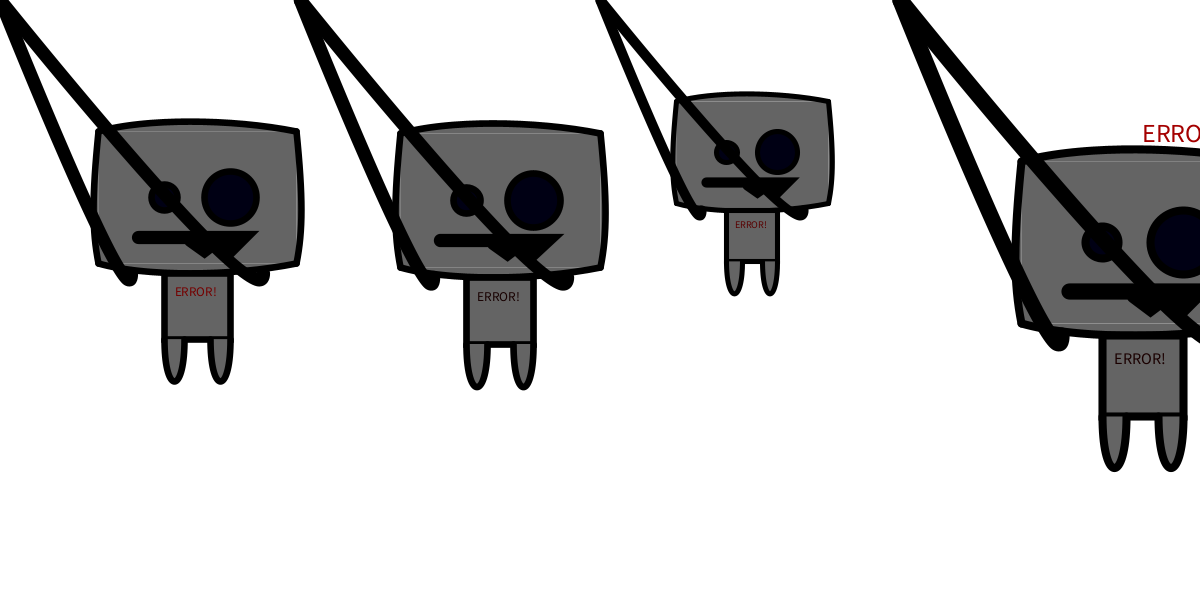
Frame 1 (no input)
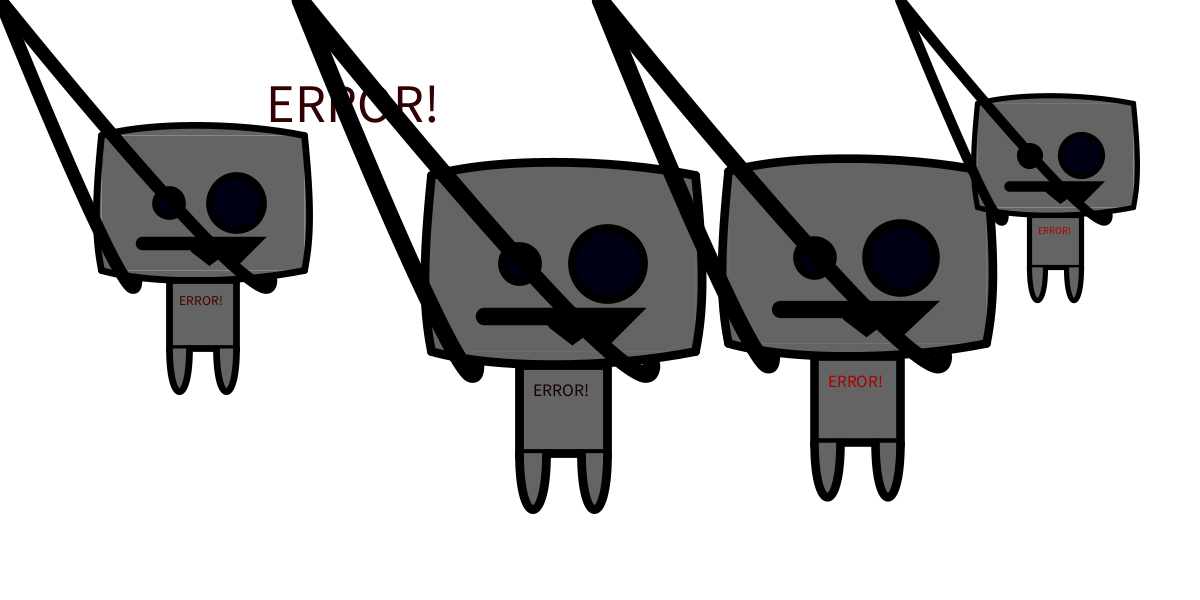
Frame 60 (the mouse pressed at the canvas centre just before this capture)
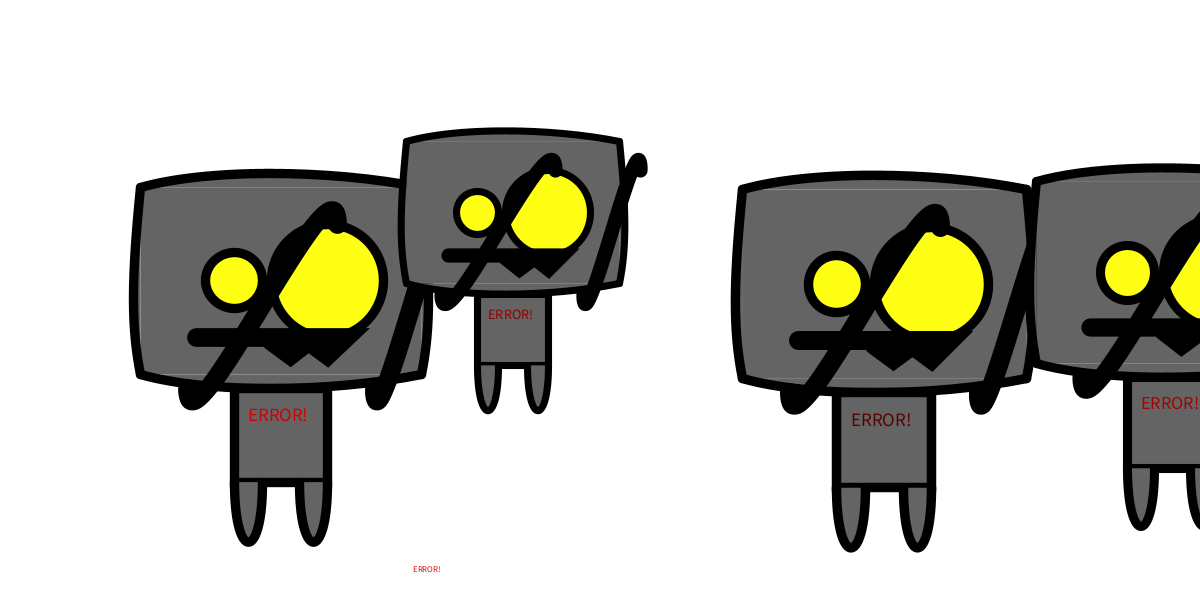
Frame 120 (the mouse held since frame 60 and released just before this capture)

The Processing sketch that drew these frames (run headless with seeded random() and noise(); from frame 60 on, the mouse is pressed at the canvas centre):

// Processing sketch: processing_142990
// ── processing_142990.pde

float x = mouseX;
  float y = mouseY;
  int eyeRadius=40;

void setup() {
  size(1200,600);
  smooth();
 

}
 
void draw() {
  background(255);
   frameRate (5);
   

  fill(random(255),0,0);
  textSize(random(100));
  text("ERROR!",random(width),random(height));


for(int p =0; p <width; p += 300){
  int gray= int(random(0,100));
float scalar =random(0.5,1.0);

robot( p, 0, gray, scalar);

}
 
 

}
void robot(int i,int j,int g, float s) {

  pushMatrix();
   x = mouseX;
   y = mouseY;

 
  translate(i,j);
  scale(s);
  stroke(g);
    noStroke();
    fill(100);
  rect(150,200,300,200);
    
  strokeWeight(10);
  stroke(0);
  // head 
  fill(100);
  
  bezier(150,200,220,180,350,180,450,200);//top
  bezier(450,200,460,300,460,350,450,400);//right
  bezier(150,400,220,420,350,420,450,400);//bottom
  bezier(150,200,140,300,140,350,150,400);//left
    
   
  
  
  // body
  rect(250,415,100,100);
  //feet
  bezier (250,515,250,600,280,600,280,515);//left
  bezier (320,515,320,600,350,600,350,515);//right
  noFill();
  //arms
  bezier (200,415,200,500,x*0.6,y*0.5,x*0.6,y*0.8);//left
  bezier (400,415,400,500,x*0.8,y*0.5,x*0.8,y*0.8);//right
  //eyes
  
  
  fill(x, y, 20);
  ellipse(250,300,eyeRadius,eyeRadius);//left
  ellipse(350,300,2*eyeRadius,2*eyeRadius);//right
  noFill();
  strokeWeight(20);
  if (mousePressed){
    eyeRadius=60;
  }else{
    eyeRadius=40;
    
  }

  //teeth
  beginShape();
  vertex(210,360);
  vertex(370,360);

  vertex(350,380);
  vertex(330,365);
  vertex(310,380);
  vertex(290,365);
  endShape();
  
   //arms
  
  bezier (200,415,200,500,x*0.6,y*0.5,x*0.6,y*0.8);//left
  bezier (400,415,400,500,x*0.8,y*0.5,x*0.8,y*0.8);//right
   // chest
   fill(random(255),0,0);
   textSize(20);
   text("ERROR!",265, 450);
   popMatrix();
}
